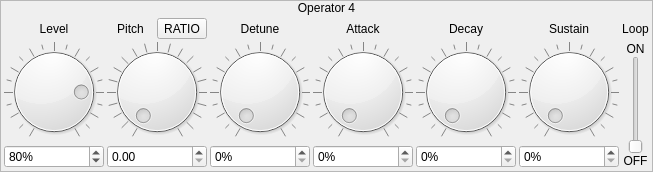
             <widget class="QFrame" name="frame_9">
              <property name="frameShape">
               <enum>QFrame::StyledPanel</enum>
              </property>
              <property name="frameShadow">
               <enum>QFrame::Raised</enum>
              </property>
              <layout class="QVBoxLayout" name="verticalLayout_10">
               <property name="spacing">
                <number>0</number>
               </property>
               <property name="leftMargin">
                <number>0</number>
               </property>
               <property name="topMargin">
                <number>0</number>
               </property>
               <property name="rightMargin">
                <number>0</number>
               </property>
               <property name="bottomMargin">
                <number>0</number>
               </property>
               <item>
                <widget class="QLabel" name="label_32">
                 <property name="sizePolicy">
                  <sizepolicy hsizetype="Preferred" vsizetype="Fixed">
                   <horstretch>0</horstretch>
                   <verstretch>0</verstretch>
                  </sizepolicy>
                 </property>
                 <property name="text">
                  <string>Operator 4</string>
                 </property>
                 <property name="alignment">
                  <set>Qt::AlignCenter</set>
                 </property>
                </widget>
               </item>
               <item>
                <widget class="QWidget" name="widget_9" native="true">
                 <layout class="QGridLayout" name="gridLayout_5">
                  <property name="leftMargin">
                   <number>3</number>
                  </property>
                  <property name="topMargin">
                   <number>3</number>
                  </property>
                  <property name="rightMargin">
                   <number>3</number>
                  </property>
                  <property name="bottomMargin">
                   <number>3</number>
                  </property>
                  <property name="spacing">
                   <number>3</number>
                  </property>
                  <item row="2" column="3">
                   <widget class="QSpinBox" name="numOp4Detune">
                    <property name="suffix">
                     <string>%</string>
                    </property>
                    <property name="maximum">
                     <number>100</number>
                    </property>
                   </widget>
                  </item>
                  <item row="1" column="6">
                   <widget class="QDial" name="dial_28">
                    <property name="maximum">
                     <number>100</number>
                    </property>
                    <property name="value">
                     <number>0</number>
                    </property>
                    <property name="notchTarget">
                     <double>5.000000000000000</double>
                    </property>
                    <property name="notchesVisible">
                     <bool>true</bool>
                    </property>
                   </widget>
                  </item>
                  <item row="1" column="4">
                   <widget class="QDial" name="dial_26">
                    <property name="maximum">
                     <number>100</number>
                    </property>
                    <property name="value">
                     <number>0</number>
                    </property>
                    <property name="notchTarget">
                     <double>5.000000000000000</double>
                    </property>
                    <property name="notchesVisible">
                     <bool>true</bool>
                    </property>
                   </widget>
                  </item>
                  <item row="0" column="6">
                   <widget class="QLabel" name="label_38">
                    <property name="text">
                     <string>Sustain</string>
                    </property>
                    <property name="alignment">
                     <set>Qt::AlignCenter</set>
                    </property>
                   </widget>
                  </item>
                  <item row="2" column="1" colspan="2">
                   <widget class="QDoubleSpinBox" name="dblOp4Pitch">
                    <property name="maximum">
                     <double>15.000000000000000</double>
                    </property>
                    <property name="singleStep">
                     <double>1.000000000000000</double>
                    </property>
                   </widget>
                  </item>
                  <item row="0" column="5">
                   <widget class="QLabel" name="label_37">
                    <property name="text">
                     <string>Decay</string>
                    </property>
                    <property name="alignment">
                     <set>Qt::AlignCenter</set>
                    </property>
                   </widget>
                  </item>
                  <item row="1" column="3">
                   <widget class="QDial" name="dial_25">
                    <property name="maximum">
                     <number>100</number>
                    </property>
                    <property name="value">
                     <number>0</number>
                    </property>
                    <property name="notchTarget">
                     <double>5.000000000000000</double>
                    </property>
                    <property name="notchesVisible">
                     <bool>true</bool>
                    </property>
                   </widget>
                  </item>
                  <item row="2" column="5">
                   <widget class="QSpinBox" name="numOp4Decay">
                    <property name="suffix">
                     <string>%</string>
                    </property>
                    <property name="maximum">
                     <number>100</number>
                    </property>
                   </widget>
                  </item>
                  <item row="2" column="0">
                   <widget class="QSpinBox" name="numOp4Level">
                    <property name="suffix">
                     <string>%</string>
                    </property>
                    <property name="maximum">
                     <number>100</number>
                    </property>
                    <property name="value">
                     <number>80</number>
                    </property>
                   </widget>
                  </item>
                  <item row="1" column="5">
                   <widget class="QDial" name="dial_27">
                    <property name="maximum">
                     <number>100</number>
                    </property>
                    <property name="value">
                     <number>0</number>
                    </property>
                    <property name="notchTarget">
                     <double>5.000000000000000</double>
                    </property>
                    <property name="notchesVisible">
                     <bool>true</bool>
                    </property>
                   </widget>
                  </item>
                  <item row="0" column="2">
                   <widget class="QToolButton" name="btnOp4Fixed">
                    <property name="text">
                     <string>RATIO</string>
                    </property>
                    <property name="checkable">
                     <bool>true</bool>
                    </property>
                   </widget>
                  </item>
                  <item row="0" column="4">
                   <widget class="QLabel" name="label_36">
                    <property name="text">
                     <string>Attack</string>
                    </property>
                    <property name="alignment">
                     <set>Qt::AlignCenter</set>
                    </property>
                   </widget>
                  </item>
                  <item row="2" column="4">
                   <widget class="QSpinBox" name="numOp4Attack">
                    <property name="suffix">
                     <string>%</string>
                    </property>
                    <property name="maximum">
                     <number>100</number>
                    </property>
                   </widget>
                  </item>
                  <item row="0" column="3">
                   <widget class="QLabel" name="label_35">
                    <property name="text">
                     <string>Detune</string>
                    </property>
                    <property name="alignment">
                     <set>Qt::AlignCenter</set>
                    </property>
                   </widget>
                  </item>
                  <item row="1" column="0">
                   <widget class="QDial" name="dial_23">
                    <property name="maximum">
                     <number>100</number>
                    </property>
                    <property name="value">
                     <number>80</number>
                    </property>
                    <property name="notchTarget">
                     <double>5.000000000000000</double>
                    </property>
                    <property name="notchesVisible">
                     <bool>true</bool>
                    </property>
                   </widget>
                  </item>
                  <item row="1" column="1" colspan="2">
                   <widget class="QDial" name="dialOp4Pitch">
                    <property name="minimum">
                     <number>0</number>
                    </property>
                    <property name="maximum">
                     <number>1500</number>
                    </property>
                    <property name="notchTarget">
                     <double>50.000000000000000</double>
                    </property>
                    <property name="notchesVisible">
                     <bool>true</bool>
                    </property>
                   </widget>
                  </item>
                  <item row="2" column="6">
                   <widget class="QSpinBox" name="numOp4Sustain">
                    <property name="suffix">
                     <string>%</string>
                    </property>
                    <property name="maximum">
                     <number>100</number>
                    </property>
                   </widget>
                  </item>
                  <item row="0" column="0">
                   <widget class="QLabel" name="label_33">
                    <property name="text">
                     <string>Level</string>
                    </property>
                    <property name="alignment">
                     <set>Qt::AlignCenter</set>
                    </property>
                   </widget>
                  </item>
                  <item row="0" column="1">
                   <widget class="QLabel" name="label_34">
                    <property name="text">
                     <string>Pitch</string>
                    </property>
                    <property name="alignment">
                     <set>Qt::AlignCenter</set>
                    </property>
                   </widget>
                  </item>
                  <item row="0" column="7">
                   <widget class="QLabel" name="label_53">
                    <property name="text">
                     <string>Loop</string>
                    </property>
                    <property name="alignment">
                     <set>Qt::AlignCenter</set>
                    </property>
                   </widget>
                  </item>
                  <item row="1" column="7" rowspan="2">
                   <widget class="QWidget" name="widget_16" native="true">
                    <layout class="QVBoxLayout" name="verticalLayout_15">
                     <property name="spacing">
                      <number>0</number>
                     </property>
                     <property name="leftMargin">
                      <number>0</number>
                     </property>
                     <property name="topMargin">
                      <number>0</number>
                     </property>
                     <property name="rightMargin">
                      <number>0</number>
                     </property>
                     <property name="bottomMargin">
                      <number>0</number>
                     </property>
                     <item>
                      <widget class="QLabel" name="label_57">
                       <property name="text">
                        <string>ON</string>
                       </property>
                       <property name="alignment">
                        <set>Qt::AlignCenter</set>
                       </property>
                      </widget>
                     </item>
                     <item>
                      <widget class="QWidget" name="widget_17" native="true">
                       <layout class="QHBoxLayout" name="horizontalLayout_6">
                        <property name="spacing">
                         <number>0</number>
                        </property>
                        <property name="leftMargin">
                         <number>0</number>
                        </property>
                        <property name="topMargin">
                         <number>0</number>
                        </property>
                        <property name="rightMargin">
                         <number>0</number>
                        </property>
                        <property name="bottomMargin">
                         <number>0</number>
                        </property>
                        <item>
                         <widget class="QSlider" name="sldrOp4Loop">
                          <property name="maximum">
                           <number>1</number>
                          </property>
                          <property name="orientation">
                           <enum>Qt::Vertical</enum>
                          </property>
                         </widget>
                        </item>
                       </layout>
                      </widget>
                     </item>
                     <item>
                      <widget class="QLabel" name="label_58">
                       <property name="text">
                        <string>OFF</string>
                       </property>
                       <property name="alignment">
                        <set>Qt::AlignCenter</set>
                       </property>
                      </widget>
                     </item>
                    </layout>
                   </widget>
                  </item>
                 </layout>
                </widget>
               </item>
              </layout>
             </widget>
